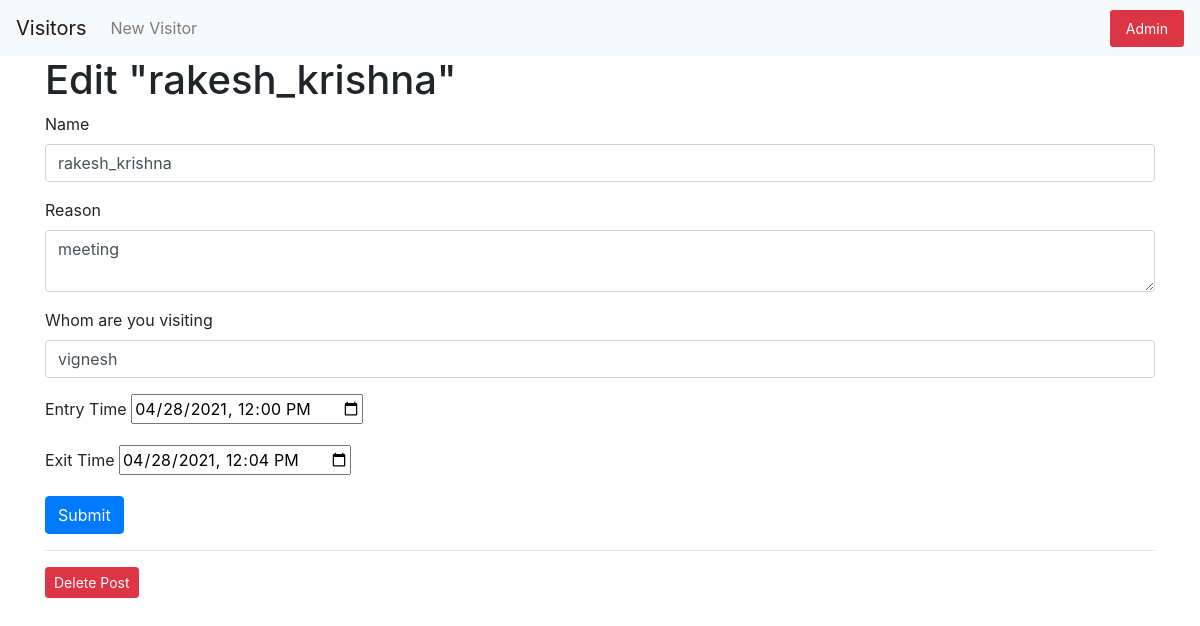
The app's page /1/edit with its own data.
### tables this page shows
CREATE TABLE posts (
    id INTEGER PRIMARY KEY AUTOINCREMENT,
    created TIMESTAMP NOT NULL DEFAULT (datetime('now','localtime')),
    username TEXT NOT NULL,
    reason TEXT NOT NULL,
    whom_to_meet TEXT,
    exit TIMESTAMP
);

### main.py (the view, shortened to what this page needs)
@app.route('/<int:id>/edit', methods=('GET', 'POST'))
def edit(id):
    post = get_post(id)
    print(post[1])
    return render_template('edit.html', post=post)

### main.py (called while the page is built)
def get_db_connection():
    conn = sqlite3.connect('database.db')
    conn.row_factory = sqlite3.Row
    return conn

def get_post(post_id):
    conn = get_db_connection()
    post = conn.execute('SELECT * FROM posts WHERE id = ?',
                        (post_id,)).fetchone()
    conn.close()
    if post is None:
        abort(404)
    return post

### templates/edit.html
{% extends 'base.html' %}
{% block content %}
<h1>{% block title %} Edit "{{ post['username'] }}" {% endblock %}</h1>
<form method="post">
    <div class="form-group">
        <label for="title">Name</label>
        <input type="text" name="username" id="username"
               placeholder="Name" class="form-control"
               value="{{ request.form['username'] or post['username'] }}"></input>
    </div>
    <div class="form-group">
        <label for="content">Reason</label>
        <textarea name="reason" placeholder="Reason for visit"
                  class="form-control">{{ request.form['reason'] or post['reason']}}</textarea>
    </div>
    <div class="form-group">
        <label for="title">Whom are you visiting</label>
        <input type="text" name="whom_to_meet" id="whom_to_meet"
               placeholder="Whom are you visiting ?" class="form-control"
               value="{{ request.form['whom_to_meet'] or post['whom_to_meet'] }}"></input>
    </div>
    <div class="form-group">
        <label for="title">Entry Time</label>
        <input type="datetime-local" id="entryTime" name="entryTime"
       value ="{{ post[1] }}"  required>
    </div>
    <div class="form-group">
        <label for="title">Exit Time </label>
        <input type="datetime-local" id="exitTime" name="exitTime"
        value ="{{  post[5]  }}"
         required>
    </div>
    <div class="form-group">
        <button type="submit" class="btn btn-primary">Submit</button>
    </div>
</form>
<hr>
<form action="{{ url_for('delete', id=post['id']) }}" method="POST">
    <input type="submit" value="Delete Post"
            class="btn btn-danger btn-sm"
            onclick="return confirm('Are you sure you want to delete this post?')">
</form>
{% endblock %}

### records on screen
posts: username "rakesh_krishna", reason "meeting", whom_to_meet "vignesh", entryTime "04/28/2021 12:00", exitTime "04/28/2021 12:04"
